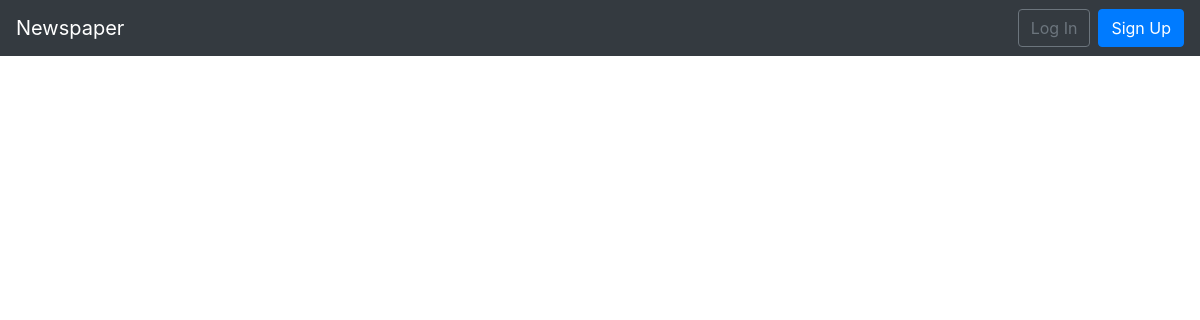
The app's page /articles/, older data.
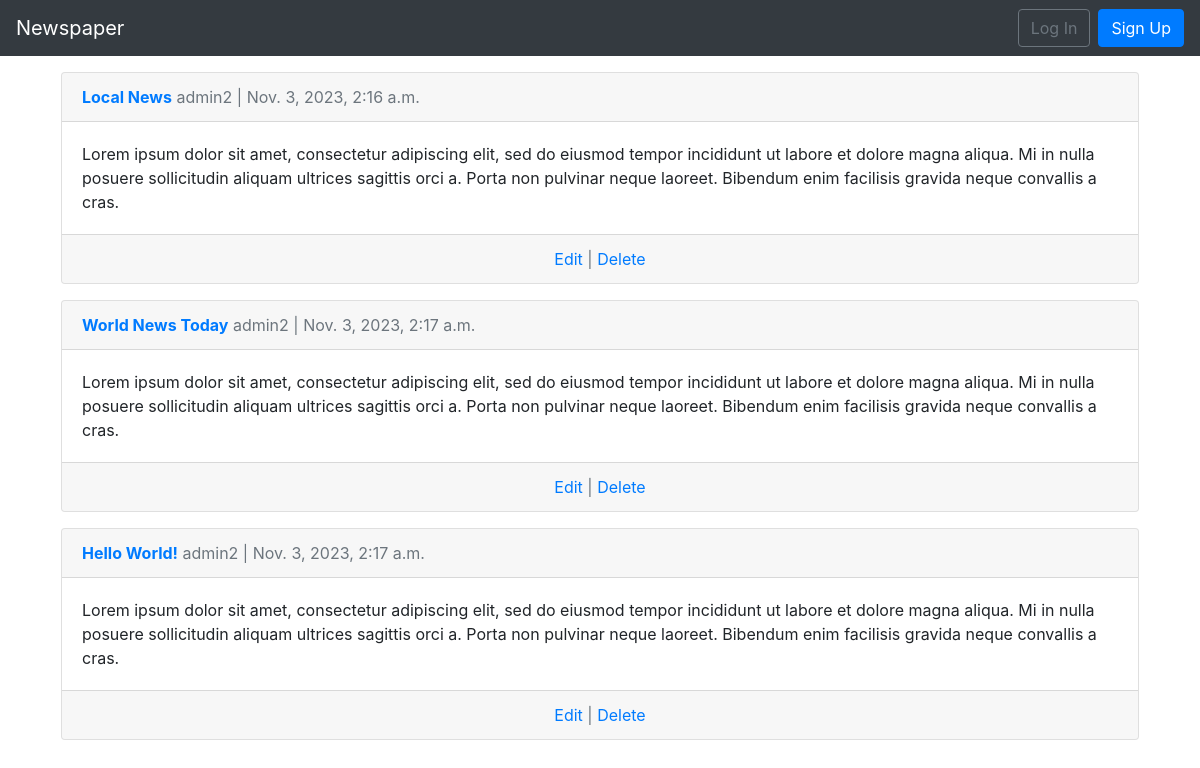
The same page, newer data.
### articles/models.py (models this page shows, shortened)
class Article(models.Model):
    title = models.CharField(max_length=255)
    body = models.TextField()
    date = models.DateTimeField(auto_now_add=True)
    author = models.ForeignKey(
        get_user_model(),
        on_delete=models.CASCADE,
    )

### accounts/models.py (models this page shows)
class CustomUser(AbstractUser):
    age = models.PositiveBigIntegerField(null=True , blank=True)

### articles/views.py (the view)
# urls.py: path('' , ArticleListView.as_view() , name='article_list'),
class ArticleListView(ListView):
    model = Article
    template_name = 'article_list.html'

### templates/article_list.html (shortened to what this page needs)
{% extends 'base.html' %}
{% block content %}
    {% for article in object_list %}
        <div class="card m-3">
            <div class="card-header">
                <span class="font-weight-bold"><a href="{% url 'article_detail' article.pk %}">{{article.title}}</a></span>
                <span class="text-muted">{{article.author}} | {{article.date}}</span>
            </div>
            <div class="card-body">
                {{article.body}}
            </div>
            <div class="card-footer text-center text-muted">
                <a href="{% url 'article_edit' article.pk %}">Edit</a> | <a href="{% url 'article_delete' article.pk %}">Delete</a>
            </div>
        </div>
    {% endfor %}
{% endblock content %}

### templates/base.html (shortened to what this page needs)
<!DOCTYPE html>
<html lang="en">
<head>
    <link rel="stylesheet" href="https://cdn.jsdelivr.net/npm/bootstrap@4.6.2/dist/css/bootstrap.min.css">
</head>
<body>
    <nav class="navbar navbar-expand-lg navbar-dark bg-dark">
        <a class="navbar-brand" href="{% url 'home' %}">Newspaper</a>
        <div class="collapse navbar-collapse" id="navbarSupportedContent">
            {% if user.is_authenticated %}
            <ul class="navbar-nav ml-auto">
                <li class="nav-item">
                    <a class="nav-link dropdown-toggle" href="#" id="navbarDropdown" role="button" data-toggle="dropdown" aria-haspopup="true" aria-expanded="false">
                        {{ user.username }}
                    </a>
                    <div class="dropdown-menu dropdown-menu-lg-right" aria-labelledby="navbarDropdown">
                        <a class="dropdown-item" href="{% url 'password_change' %}">Change Password</a>
                        <div class="dropdown-divider"></div>
                        <a class="dropdown-item" href="{% url 'logout' %}">Log Out</a>
                    </div>
                </li>
            </ul>
            {% else %}
            <form class="form-inline ml-auto">
                <a class="btn btn-outline-secondary" href="{% url 'login' %}">Log In</a>
                <a class="btn btn-primary ml-2" href="{% url 'signup' %}">Sign Up</a>
            </form>
            {% endif %}
        </div>
    </nav>
    <main>
        <div class="container">
            {% block content %}
            {% endblock content %}
        </div>
    </main>
</body>
</html>

Row changes from the older to the newer data that the page shows:
added Article: title "Local News", author "admin2", date "Nov. 3, 2023, 2:16 a.m.", body "Lorem ipsum dolor sit amet, consectetur adipiscing elit, sed do eiusmod tempor incididunt ut labore et dolore magna aliqua. Mi in nulla posuere sollicitudin aliquam ultrices sagittis orci a. Porta non pulvinar neque laoreet. Bibendum enim facilisis gravida neque convallis a cras."
added Article: title "World News Today", author "admin2", date "Nov. 3, 2023, 2:17 a.m.", body "Lorem ipsum dolor sit amet, consectetur adipiscing elit, sed do eiusmod tempor incididunt ut labore et dolore magna aliqua. Mi in nulla posuere sollicitudin aliquam ultrices sagittis orci a. Porta non pulvinar neque laoreet. Bibendum enim facilisis gravida neque convallis a cras."
added Article: title "Hello World!", author "admin2", date "Nov. 3, 2023, 2:17 a.m.", body "Lorem ipsum dolor sit amet, consectetur adipiscing elit, sed do eiusmod tempor incididunt ut labore et dolore magna aliqua. Mi in nulla posuere sollicitudin aliquam ultrices sagittis orci a. Porta non pulvinar neque laoreet. Bibendum enim facilisis gravida neque convallis a cras."
